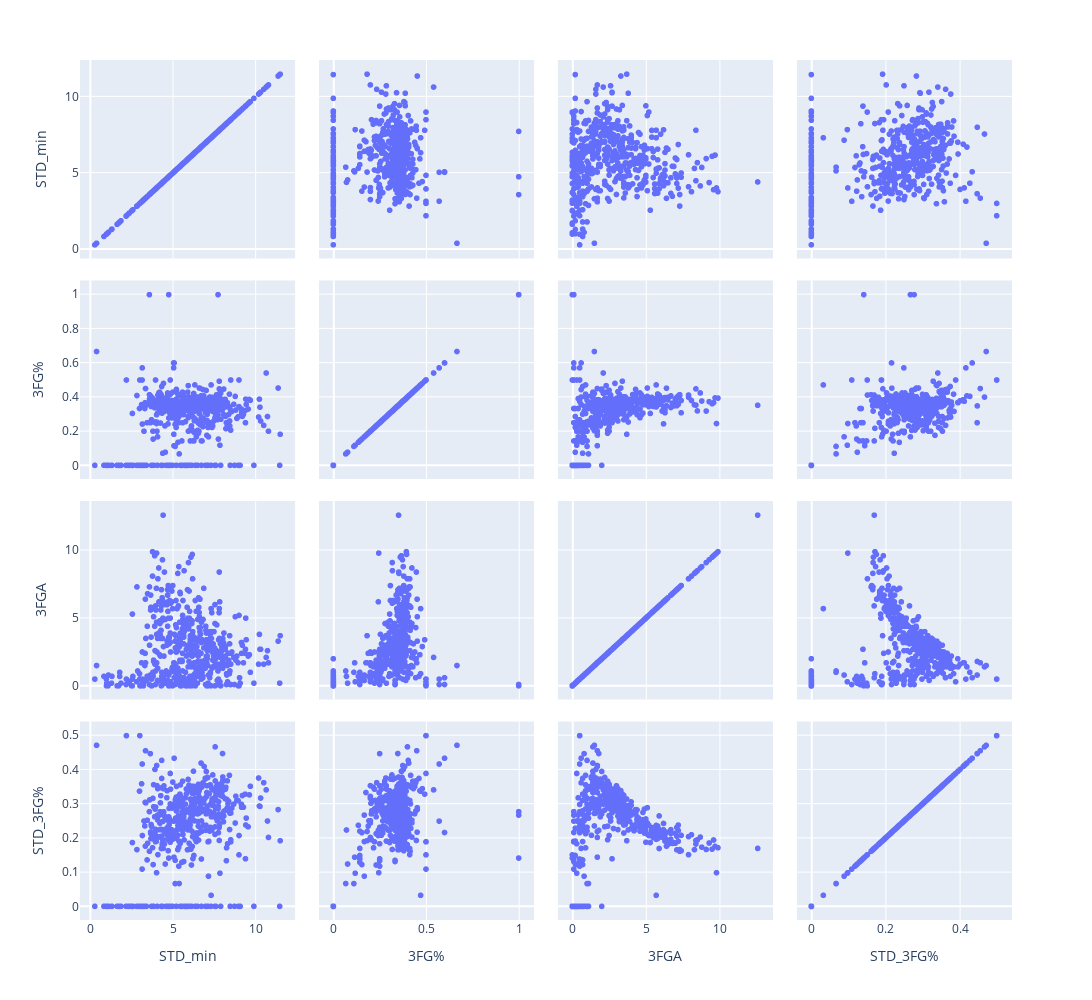

Notebook code for this chart:
### Markdown cell above
<h3> Three point shooting </h3>

### Code cell
import plotly.express as px
df = px.data.iris()
fig = px.scatter_matrix(percent_df,
                       dimensions= ['STD_min', '3FG%','3FGA','STD_3FG%'],
                       width= 1500,
                       height = 1000,
                       hover_name = "Name")
fig.show()

### Figure 1 — Plotly figure (JSON) as saved in the notebook; plotly's stock layout.template omitted (floating-point values rounded to 4 significant figures; data arrays with more than 128 entries replaced by an {"elided": "..."} marker saying what was removed)
{"data": [{"dimensions": [{"axis": {"matches": true}, "label": "STD_min", "values": {"elided": "508 float values"}}, {"axis": {"matches": true}, "label": "3FG%", "values": {"elided": "508 float values"}}, {"axis": {"matches": true}, "label": "3FGA", "values": {"elided": "508 float values"}}, {"axis": {"matches": true}, "label": "STD_3FG%", "values": {"elided": "508 float values"}}], "hovertemplate": "<b>%{hovertext}</b><br><br>%{xaxis.title.text}=%{x}<br>%{yaxis.title.text}=%{y}<extra></extra>", "hovertext": {"elided": "508 str values"}, "legendgroup": "", "marker": {"color": "#636efa", "symbol": "circle"}, "name": "", "showlegend": false, "type": "splom"}], "layout": {"dragmode": "select", "height": 1000, "legend": {"tracegroupgap": 0}, "margin": {"t": 60}, "width": 1500}}
